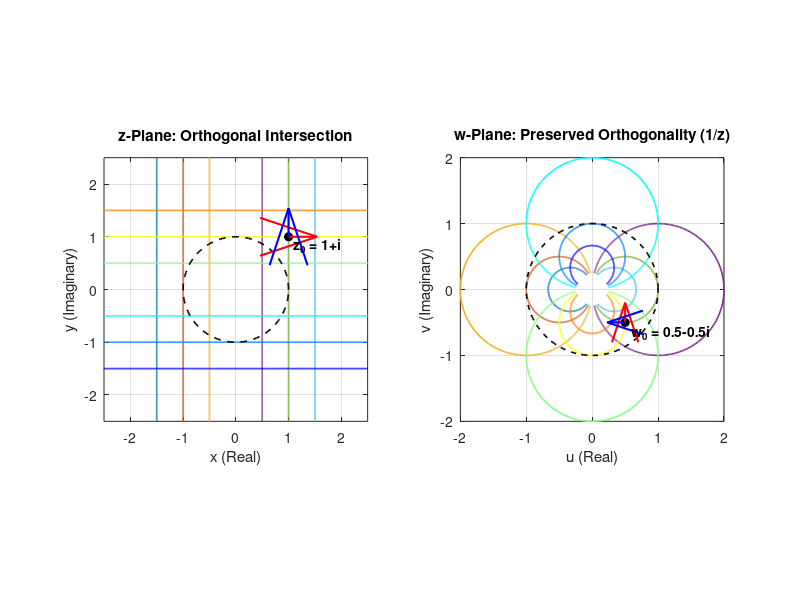

The MATLAB script that drew this image:
% --- Specimen B: Global Verification of the Amplitwist with Orthogonality Arrows ---
clear; clc; close all;

% Define grid parameters in the z-plane
x_values = [-1.5, -1, -0.5, 0.5, 1, 1.5];
y_values = [-1.5, -1, -0.5, 0.5, 1, 1.5];
t = linspace(-4, 4, 1000); % Grid line parameter

% Choose an intersection point to verify local orthogonality (z0 = 1 + 1i)
z0 = 1 + 1i; 
w0 = 1 / z0;

% Define a display scale factor to make the arrows clearly visible on the axes
display_scale = 0.6; 

% Initialize figure 
figure('Position', [100, 100, 1050, 480]);

% =========================================================================
% PANEL 1: THE Z-PLANE (Domain Grid with Basis Vectors)
% =========================================================================
subplot(1, 2, 1); hold on;
colors_x = lines(length(x_values));
colors_y = jet(length(y_values));

% Plot vertical lines
for i = 1:length(x_values)
    z_vert = x_values(i) + 1i*t;
    plot(real(z_vert), imag(z_vert), 'LineWidth', 1.2, 'Color', colors_x(i,:));
end

% Plot horizontal lines
for j = 1:length(y_values)
    z_horiz = t + 1i*y_values(j);
    plot(real(z_horiz), imag(z_horiz), 'LineWidth', 1.2, 'Color', colors_y(j,:));
end

% Plot Unit Circle Reference
th = linspace(0, 2*pi, 200);
plot(cos(th), sin(th), 'k--', 'LineWidth', 1.2);

% --- Plot Orthogonality Arrows in z-plane ---
% Tangent to horizontal line at z0 (points right: 1 + 0i)
% Tangent to vertical line at z0 (points up: 0 + 1i)
plot(real(z0), imag(z0), 'ko', 'MarkerFaceColor', 'k', 'MarkerSize', 6);
quiver(real(z0), imag(z0), display_scale*1, display_scale*0, 0.9, 'r', 'LineWidth', 1.5, 'MaxHeadSize', 1.2);
quiver(real(z0), imag(z0), display_scale*0, display_scale*1, 0.9, 'b', 'LineWidth', 1.5, 'MaxHeadSize', 1.2);

text(real(z0)+0.1, imag(z0)-0.15, 'z_0 = 1+i', 'FontSize', 10, 'FontWeight', 'bold');

axis equal; grid on; box on;
xlim([-2.5, 2.5]); ylim([-2.5, 2.5]);
title('z-Plane: Orthogonal Intersection');
xlabel('x (Real)'); ylabel('y (Imaginary)');

% =========================================================================
% PANEL 2: THE W-PLANE (Codomain Grid with Transformed Tangent Vectors)
% =========================================================================
subplot(1, 2, 2); hold on;

% Map and plot vertical lines -> Circles on Real Axis
for i = 1:length(x_values)
    z_vert = x_values(i) + 1i*t;
    w_vert = 1./z_vert; 
    plot(real(w_vert), imag(w_vert), 'LineWidth', 1.2, 'Color', colors_x(i,:));
end

% Map and plot horizontal lines -> Circles on Imaginary Axis
for j = 1:length(y_values)
    z_horiz = t + 1i*y_values(j);
    w_horiz = 1./z_horiz; 
    plot(real(w_horiz), imag(w_horiz), 'LineWidth', 1.2, 'Color', colors_y(j,:));
end

% Plot Unit Circle Reference
plot(cos(th), sin(th), 'k--', 'LineWidth', 1.2);

% --- Plot Transformed Orthogonality Arrows in w-plane ---
% Using the complex derivative: dw = f'(z) * dz = (-1 / z^2) * dz
dw_horizontal = -1 / (z0^2) * 1;  % Mapping of the horizontal basis vector
dw_vertical = -1 / (z0^2) * 1i; % Mapping of the vertical basis vector

plot(real(w0), imag(w0), 'ko', 'MarkerFaceColor', 'k', 'MarkerSize', 6);
% Transformed Horizontal Tangent Vector (Red)
quiver(real(w0), imag(w0), display_scale*real(dw_horizontal), display_scale*imag(dw_horizontal), 0/9, 'r', 'LineWidth', 1.5, 'MaxHeadSize', 1.2);
% Transformed Vertical Tangent Vector (Blue)
quiver(real(w0), imag(w0), display_scale*real(dw_vertical), display_scale*imag(dw_vertical), 0.9, 'b', 'LineWidth', 1.5, 'MaxHeadSize', 1.2);

text(real(w0)+0.1, imag(w0)-0.15, 'w_0 = 0.5-0.5i', 'FontSize', 10, 'FontWeight', 'bold');

axis equal; grid on; box on;
xlim([-2, 2]); ylim([-2, 2]);
title('w-Plane: Preserved Orthogonality (1/z)');
xlabel('u (Real)'); ylabel('v (Imaginary)');

% Export for LaTeX
exportgraphics(gcf, 'SpecimenB_Real_v_Complex_Comparison.pdf', 'ContentType', 'vector');
